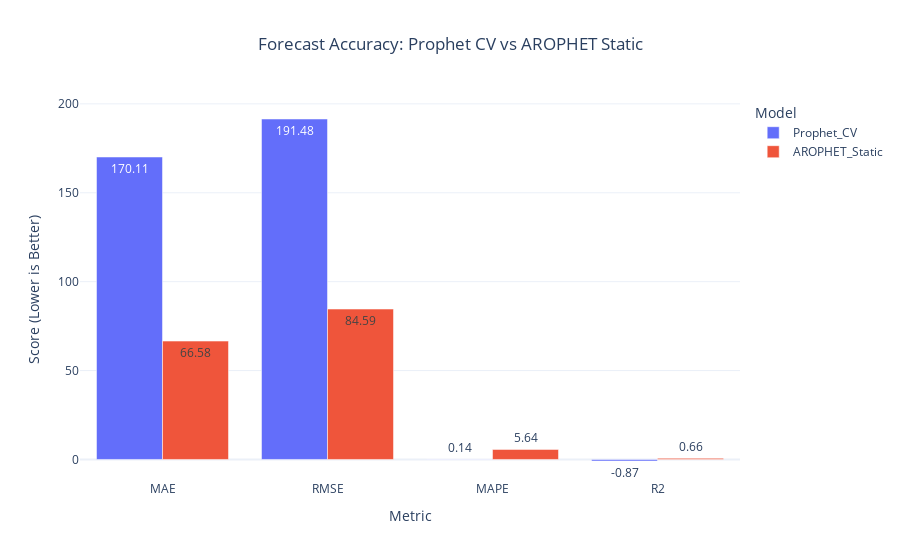

The notebook cell saved with this chart:
### Code cell
import plotly.express as px

# Prophet Cross-Validation vs AROPHET Static Comparison
df_cv = cross_validation(
    m,
    initial='1460 days',
    period='180 days',
    horizon='365 days'
)
df_p = performance_metrics(df_cv)
prophet_cv_r2 = r2_score(df_cv['y'], df_cv['yhat'])
prophet_cv_mae = df_p['mae'].mean()
prophet_cv_rmse = df_p['rmse'].mean()
prophet_cv_mape = df_p['mape'].mean()

comparison_df = pd.DataFrame({
    'Metric': ['MAE', 'RMSE', 'MAPE', 'R2'],
    'Prophet_CV': [
        round(prophet_cv_mae, 2),
        round(prophet_cv_rmse, 2),
        round(prophet_cv_mape, 2),
        round(prophet_cv_r2, 4)
    ],
    'AROPHET_Static': [
        round(accuracy_df.loc[1, 'MAE'], 2),
        round(accuracy_df.loc[1, 'RMSE'], 2),
        round(accuracy_df.loc[1, 'MAPE'], 2),
        round(accuracy_df.loc[1, 'R2'], 4)
    ]
})

plot_df = comparison_df.melt(
    id_vars='Metric',
    var_name='Model',
    value_name='Score'
)

fig = px.bar(
    plot_df,
    x='Metric',
    y='Score',
    color='Model',
    barmode='group',
    text_auto='.2f',
    title='Forecast Accuracy: Prophet CV vs AROPHET Static',
    labels={'Score': 'Error Metric'}
)

fig.update_layout(
    yaxis_title='Score (Lower is Better)',
    xaxis_title='Metric',
    title_x=0.5,
    template='plotly_white'
)

fig.show()

### Figure 1 — Plotly figure (JSON) as saved in the notebook; plotly's stock layout.template omitted (floating-point values rounded to 4 significant figures)
{"data": [{"alignmentgroup": "True", "hovertemplate": "Model=Prophet_CV<br>Metric=%{x}<br>Error Metric=%{y}<extra></extra>", "legendgroup": "Prophet_CV", "marker": {"color": "#636efa", "pattern": {"shape": ""}}, "name": "Prophet_CV", "offsetgroup": "Prophet_CV", "orientation": "v", "showlegend": true, "textposition": "auto", "texttemplate": "%{y:.2f}", "type": "bar", "x": ["MAE", "RMSE", "MAPE", "R2"], "xaxis": "x", "y": [170.1, 191.5, 0.14, -0.8656], "yaxis": "y"}, {"alignmentgroup": "True", "hovertemplate": "Model=AROPHET_Static<br>Metric=%{x}<br>Error Metric=%{y}<extra></extra>", "legendgroup": "AROPHET_Static", "marker": {"color": "#EF553B", "pattern": {"shape": ""}}, "name": "AROPHET_Static", "offsetgroup": "AROPHET_Static", "orientation": "v", "showlegend": true, "textposition": "auto", "texttemplate": "%{y:.2f}", "type": "bar", "x": ["MAE", "RMSE", "MAPE", "R2"], "xaxis": "x", "y": [66.58, 84.59, 5.64, 0.6601], "yaxis": "y"}], "layout": {"barmode": "group", "legend": {"title": {"text": "Model"}, "tracegroupgap": 0}, "title": {"text": "Forecast Accuracy: Prophet CV vs AROPHET Static", "x": 0.5}, "xaxis": {"anchor": "y", "domain": [0, 1], "title": {"text": "Metric"}}, "yaxis": {"anchor": "x", "domain": [0, 1], "title": {"text": "Score (Lower is Better)"}}}}
